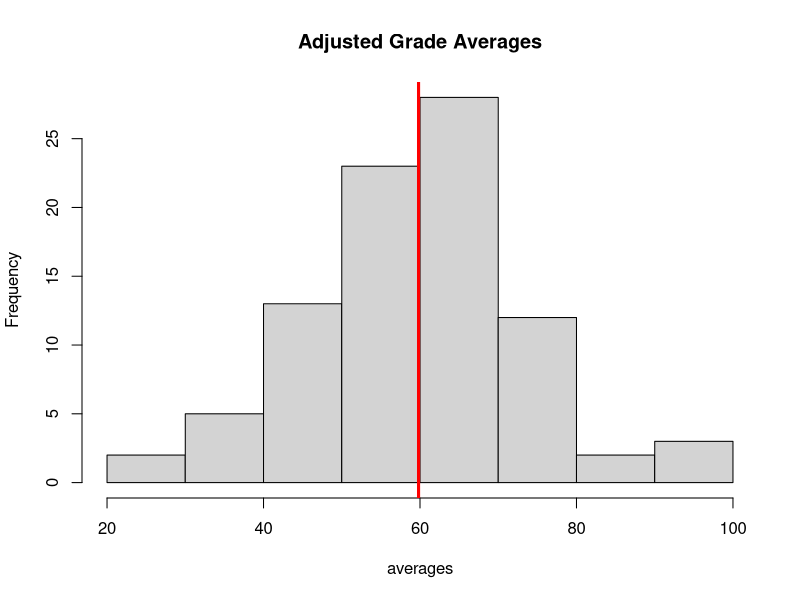

Reproduce this figure in R.
## ---- chunk 1
# load dataset
scores <- data.matrix(read.csv('./data/score.csv'))
scores[0:10,]
## ---- chunk 2
adjusted_scores <- t(as.matrix(apply(scores, 1, function(x) x[-(match(min(x), x))])))
adjusted_scores[0:10,]
## ---- chunk 3
averages <- rowMeans(adjusted_scores)
sample_avg <- mean(averages)
hist(averages, main = "Adjusted Grade Averages")
abline(v=sample_avg, col="red", lw=3)
## ---- chunk 4
C <- 70
